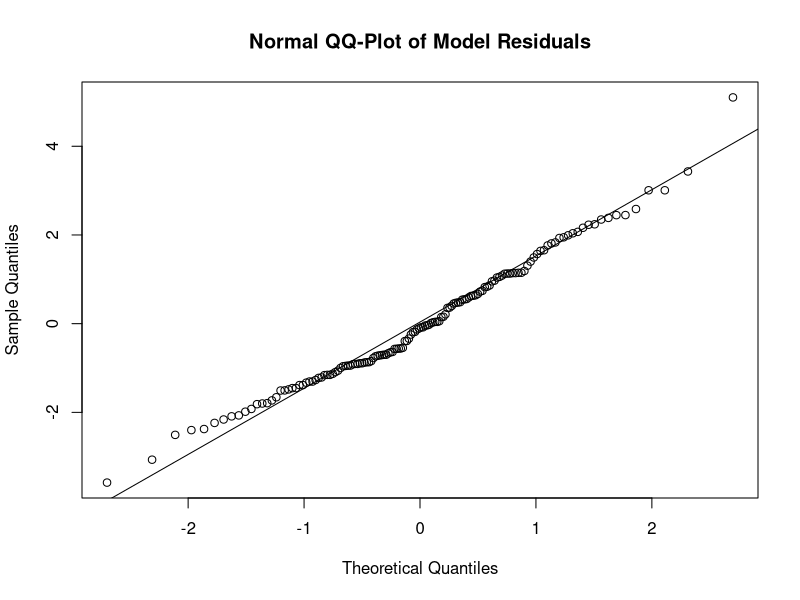

Generate this figure with R:
## ---- chunk 1
knitr::opts_chunk$set(echo = TRUE,
                      warning = FALSE,
                      message = FALSE)
## ---- chunk 2
linModEst <- function(x, y) {
  # Computes the OLS estimator and sample variance assuming a (ordinary) linear
  # regression model.
  #
  # Args:
  #   x: design matrix x
  #   y: response vector y 
  #
  # Returns:
  #   A list with the following named elements:
  #     $coefficients: the estimated coefficients
  #     $vcov: the estimated covariance matrix
  #     $sigma: the square root of the estimated variance
  #     $df: the degrees of freedom in the model, i.e. the difference between 
  #          the number of rows and columns of x
  
  # Compute the inverse of (x’x) using the solve- and crossprod-function
  inv <- solve(crossprod(x), diag(nrow = ncol(x)))
  
  # Compute beta hat, i.e. the estimated coefficients
  coefficients <- inv %*% crossprod(x, y)
  
  # Compute the degrees of freedom
  df <- nrow(x) - ncol(x)
  
  # Compute the sample variance via the sum of squared residuals (SSR)
  SSR <- sum((y - x %*% coefficients)^2)
  sigmaSquared <- SSR / df
  
  # Compute the covariance matrix
  vcov <- sigmaSquared * inv
  
  # Create named results list to be returned
  results <- list(coefficients, vcov, sqrt(sigmaSquared), df)
  names(results) <- c("coefficients", "vcov", "sigma", "df")
  
  # Return results
  results
}
## ---- chunk 3
# Load cats dataset
data(cats, package = "MASS")

# Compute OLS using our implementation
linModEst(
  x = cbind(1, cats$Bwt, as.numeric(cats$Sex) - 1),
  y = cats$Hwt
)
## ---- chunk 4
summary(lm(Hwt ~ Bwt + Sex, data = cats))
## ---- chunk 5
linMod <- function(formula, data) {
  # Computes the OLS estimator and sample variance assuming a (ordinary) linear
  # regression model with model equation specified by the formula-argument.
  #
  # Args:
  #   formula: a formula specifying the linear model equation
  #   data: a data.frame, list or environment, containing the variables used in
  #         formula
  #
  # Returns:
  #   A list with the following named elements:
  #     $coefficients: named vector of the estimated coefficients
  #     $vcov: named estimated covariance matrix
  #     $sigma: the square root of the estimated variance
  #     $df: the degrees of freedom in the model
  #     $formula: the formula that represents the model equation
  #     $call: the arguments with which the function was called
  
  # Extract the response variable using the model.extract function on the
  # data.frame returned by model.frame
  y <- model.extract(model.frame(formula, data = data), "response")
  
  # Create the design matrix using model.matrix, which overtakes an intercept
  # specified in the formula argument by default and converts factor variables into proper
  # dummy variables
  x <- model.matrix(formula, data = data)
  
  # Use previously defined linModEst for estimation
  tmp <- linModEst(x, y)
  
  # Prepare the output
  rownames(tmp$coefficients) <- colnames(x)
  colnames(tmp$vcov) <- colnames(x)
  rownames(tmp$vcov) <- colnames(x)
  
  # Create results list to be returned
  results <- c(tmp, formula, match.call())
  names(results) <- c("coefficients", "vcov", "sigma", "df", "formula", "call")
  
  # Return results
  results
}
## ---- chunk 6
linMod(Hwt ~ Bwt + Sex, data = cats)
## ---- chunk 7
linMod <- function(formula, data) {
  # Extract the response variable and create the design matrix
  y <- model.extract(model.frame(formula, data = data), "response")
  x <- model.matrix(formula, data = data)
  
  # Calulcate model using linModEst from Part I
  tmp <- linModEst(x, y)
  
  # Prepare the output
  rownames(tmp$coefficients) <- colnames(x)
  colnames(tmp$vcov) <- colnames(x)
  rownames(tmp$vcov) <- colnames(x)
  
  # Create results list to be returned and additionally add x and y as list
  results <- c(tmp, formula, match.call(), list(x, y))
  names(results) <- c("coefficients", "vcov", "sigma", "df",
                      "formula", "call", "x", "y")
  
  # Redefine the results list class attribute to “linMod”
  # This makes linMod a constructor for instances of class “linMod”
  class(results) <- "linMod"

  # Return instance of class “linMod”
  results
}
## ---- chunk 8
# Call constructur function which constructs an instance of class “linMod”
# Internally it still uses the model calculations from Part I (linModEst)
modelFit <- linMod(Hwt ~ Bwt + Sex, data = cats)

# Verify the structure of modelFit
str(modelFit)
## ---- chunk 9
print.linMod <- function(x, ...)  {
  # Print the function call and coefficients for objects of class “linMod”
  #
  # Args:
  #   x: instance of class linMod
  #   ...: passed arguments from generic function to this method
  #
  # Returns:
  #   No value gets returned. The function just prints to the console.
  
  # Convert coefficients matrix as named vector, which is more covenient
  coefficients <- as.vector(x$coefficients)
  names(coefficients) <- rownames(x$coefficients)
  
  # Create the output using cat, deparse and print.default
  cat("\nCall:\n", deparse(x$call), "\n\n", "Coefficients:\n",sep="")
  print.default(format(coefficients, digits = 2), 
                print.gap = 2L, 
                quote = FALSE)
  cat("\n")
}
## ---- chunk 10
# Print modelFit
modelFit
## ---- chunk 11
summary.linMod <- function(x, ...)  {
  # This summary method for objects of class linMod computes standard errors, 
  # t values, p values, residuals and the R-squared of the given model.
  #
  # Args:
  #   x: instance of class linMod
  #   ...: passed arguments from generic function to this method
  #
  # Returns:
  # A list with the following named elements:
  #     $coefficients: named matrix of the estimated coefficients, their
  #       standard errors, t values and p values
  #     $vcov: named estimated covariance matrix
  #     $sigma: the square root of the estimated variance
  #     $df: the degrees of freedom in the model
  #     $formula: the formula that represents the model equation
  #     $call: the arguments with which the function was called
  #     $residuals: the residuals of the model
  #     $rSquared: coefficient of determination of the model
  
  # Compute extra information for coefficients and combine them
  estimates <- x$coefficients
  stdErrors <- sqrt(diag(x$vcov))
  tValues <- estimates/stdErrors
  pValues <- 2*pt(-abs(tValues), df=(nrow(x$x)-ncol(x$x)))
  x$coefficients <- cbind(estimates, stdErrors, tValues, pValues)
  colnames(x$coefficients) <- c("Estimate", "Std. Err.", "t value", "P(>|t|)")
  
  # Compute residuals on basis of estimated response
  residuals <- x$y - (x$x %*% estimates)
  
  # Compute R-squared of whole model
  # Since the mean of the residuals is zero, we can use the var function
  rSquared <- 1-(var(residuals)/var(x$y))
  
  # Combine all results in one list
  results <- c(x, list(residuals=as.vector(residuals), rSquared=rSquared))
  
  # Redefine the results to class "summary.linMod"
  # This function has now the role of a constructor
  class(results) <- "summary.linMod"
  
  # Return results
  results
}
## ---- chunk 12
# Call constructur function which constructs an
# instance of class "summary.linMod"
summaryOfModelFit <- summary(modelFit)

# Verify the structure of summaryOfMOdelFit
str(summaryOfModelFit)
## ---- chunk 13
print.summary.linMod <- function(x, ...)  {
  # Print the function call, the residuals, the extended coefficients,
  # and the R-squared
  #
  # Args:
  #   x: instance of class summary.linMod
  #   ...: passed arguments from generic function to this method
  #
  # Returns:
  #   No value gets returned. The function just prints to the console.
  
  # Prepare residuals output using the quantile and mean function
  # Combine the results in the specified order and name it
  resQuant <- quantile(x$residuals)
  resMean <- mean(x$residuals)
  residuals <- c(resQuant[1:3], resMean, resQuant[4:5])
  names(residuals) <- c("Min.", "1st Qu.", "Median", "Mean", "3rd Qu.", "Max.")
  
  # Print everything using cat, deparse, printCoefmat and print.default
  cat("\nCall:\n", deparse(x$call),"\n\n", "Residuals:\n", sep = "")
  print.default(format(round(residuals, 5), nsmall = 5, scientific = FALSE), 
                print.gap = 2L, 
                quote = FALSE)
  cat("\nCoefficients:\n", sep = "")
  printCoefmat(x$coefficients, digits = 4, dig.tst = 2, has.Pvalue = TRUE)
  cat("\nMultiple R-squared: ", x$rSquared,
      "\n",
      "More Stats ...",
      sep = "")
}
## ---- chunk 14
# Print summaryOfModelFit
summaryOfModelFit
## ---- chunk 15
plot.linMod <- function(x, ...) {
  # Plot a Q-Q plot
  #
  # Args:
  #   x: instance of class linMod
  #   ...: passed arguments from generic function to this method
  #
  # Returns:
  #   No value gets returned. The function plots a graph.
  
  # Compute the residuals
  residuals <- x$y - (x$x %*% x$coefficients)
  
  # Plot residuals against standard normal quantiles using qqnorm
  qqnorm(residuals, main="Normal QQ-Plot of Model Residuals")
  
  # Additionally draw a line with the ideal relation using qqline
  qqline(residuals)
}

## ---- chunk 16
# Plot modelFit
plot(modelFit)
